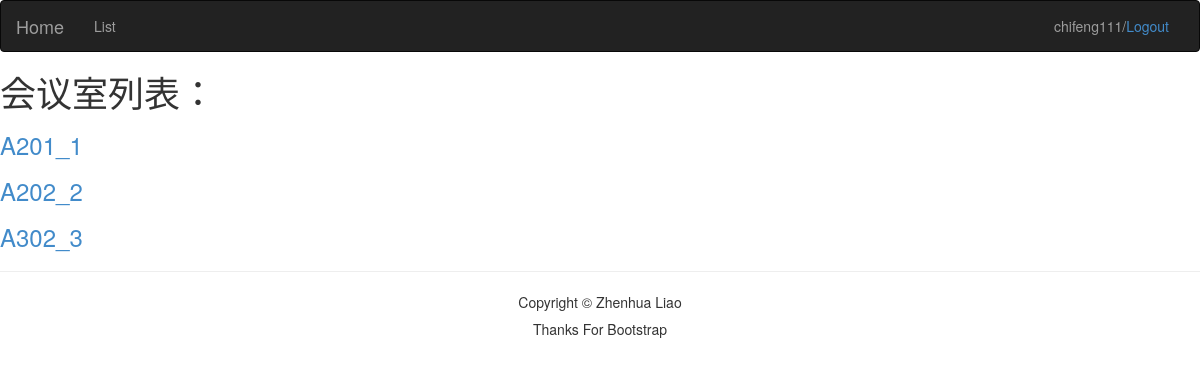
Screenshot of /conferance/ (signed in) with the database file from the repository.
### conferance/models.py (models this page shows, shortened)
class ConfeRoom(models.Model):
    num = models.CharField(max_length=5)
    size = models.CharField(max_length=5)
    class MEAT:                 #引入MEAT中间件，为了在前端显示的时候以“num”顺序排列，与下一个类似
        ordering = ["num"]

### conferance/views.py (the view)
def list(request):
    room = ConfeRoom.objects.all()
    content = {
        'room': room
    }
    return render(request, 'list.html', content)

### conferance/templates/list.html (shortened to what this page needs)
{% extends 'base.html' %}
{% block body %}
    <h1>会议室列表：</h1>
    {% for i in room %}
        <h3><a href="{% url 'conferance:appointment' i.id %}">{{ i.num }}_{{ i.id }}</a></h3>
    {% endfor %}
{% endblock %}

### conferance/templates/base.html (shortened to what this page needs)
<!DOCTYPE html>
<html lang="en">
<head>
    <link href="/static/css/bootstrap.min.css" rel="stylesheet">
    <link href="/static/css/bootstrap.css" rel="stylesheet">
</head>
<body>
<nav class="navbar navbar-inverse">
<div class="container-fluid">
    <div class="navbar-header">
        <a class="navbar-brand" href="{% url 'conferance:list' %}">Home</a>
    </div>
    <div class="collapse navbar-collapse" id="navtop">
      <ul class="nav navbar-nav">
          <li class=""><a href="#">List</a></li>
      </ul>
       <ul class="nav navbar-nav navbar-right">
           <li>
               {% if request.user.is_active %}
                   <p class="navbar-text">{{ user.username }}/<a href="{% url 'conferance:logo' %}">Logout</a> </p>
               {% else %}
                   <p class="navbar-text"><a href="{% url 'conferance:register' %}">Register</a>/<a href="{% url 'conferance:logi' %}">Login</a></p>
               {% endif %}
           </li>
       </ul>
    </div>
</div>
</nav>
    {% block body %}{% endblock %}
    <footer class="footer" role="contentinfo">
        <hr>
        <div class="container">
            <p class="text-center">Copyright © Zhenhua Liao</p>
            <h5 class="text-center"> Thanks For Bootstrap </h5>
        </div>
    </footer>
</body>
</html>

### rows the page displays
ConfeRoom: num "A201", id "1"
ConfeRoom: num "A202", id "2"
ConfeRoom: num "A302", id "3"

### other values shown
{{ user.username }} "chifeng111"
